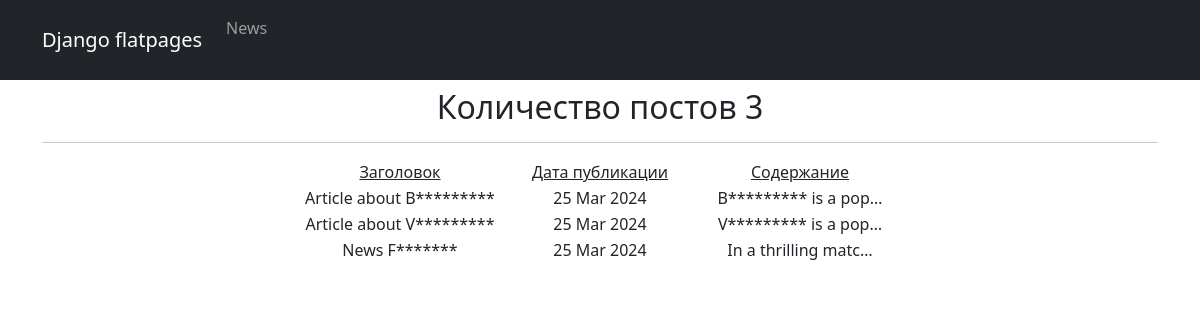
Page /news/ on the committed database.
### news/models.py (models this page shows, shortened)
class Post(models.Model):
    author = models.ForeignKey(Author, on_delete=models.CASCADE)
    NEWS = 'NW'
    ARTICLE = 'AR'
    CATEGORY_CHOICES = (
        (NEWS, 'Новость'),
        (ARTICLE, 'Статья'),
    )
    categoryType = models.CharField(max_length=2, choices=CATEGORY_CHOICES, default=ARTICLE)
    dateCreation = models.DateTimeField(auto_now_add=True)
    postCategory = models.ManyToManyField(Category, through='PostCategory')
    title = models.CharField(max_length=128)
    text = models.TextField()
    rating = models.SmallIntegerField(default=0)

### news/views.py (the view)
# urls.py: path('', PostList.as_view()),
class PostList(ListView):
    model = Post
    ordering = '-dateCreation'
    template_name = 'news/index.html'
    context_object_name = 'news'

### news/templatetags/custom_filters.py (called while the page is built)
@register.filter()
def censor(value):
    for word in censor_list:
        value = value.replace(word[1:], '*' * len(word[1:]))
    return value

### news/templates/news/index.html (shortened to what this page needs)
{% extends 'news/default.html' %}
{% load custom_filters %}
{% block content %}
<h2> Количество постов {{ news|length}}</h2>
<hr>
{% if news %}
<table style="margin-left: auto; margin-right: auto;">
  <tr>
      <td style="width: 200px;"><u>Заголовок</u></td>
      <td style="width: 200px;"><u>Дата публикации</u></td>
      <td style="width: 200px;"><u>Содержание</u></td>
  </tr>
  {% for new in news %}
  <tr>
      <td style="width: 200px;">{{ new.title|censor }}</td>
      <td style="width: 200px;">{{ new.dateCreation|date:'d M Y' }}</td>
      <td style="width: 200px;">{{ new.text|censor|truncatechars:20}}</td>
  </tr>
  {% endfor %}
</table>
{% else %}
<h3>Публикаций нет!</h3>
{% endif %}
{% endblock content %}

### news/templates/news/default.html (shortened to what this page needs)
<!DOCTYPE html>
<html lang="en">
    <head>
        {% load static %}
        <link href="{% static 'css/styles.css' %}" rel="stylesheet" />
    </head>
    <body>
        <nav class="navbar navbar-expand-lg navbar-dark bg-dark static-top">
           <div class="container">
               <a class="navbar-brand" href="#">Django flatpages</a>
               <div class="collapse navbar-collapse" id="navbarResponsive">
                   <ul class="navbar-nav ml-auto">
                       <li class="nav-item active">
                           <a class="nav-link" href="/news/">News</a>
                               <span class="sr-only">(current)</span>
                       </li>
                   </ul>
               </div>
           </div>
        </nav>
        <div class="container">
           <div class="row">
               <div class="col-lg-12 text-center">
                   {% block content %}{% endblock content %}
               </div>
           </div>
        </div>
    </body>
</html>

### rows in the picture
Post: title|censor "Article about B*********", dateCreation "25 Mar 2024", text|censor "B********* is a pop…"
Post: title|censor "Article about V*********", dateCreation "25 Mar 2024", text|censor "V********* is a pop…"
Post: title|censor "News F*******", dateCreation "25 Mar 2024", text|censor "In a thrilling matc…"

### other values in the picture
{{ news|length }} "3"
